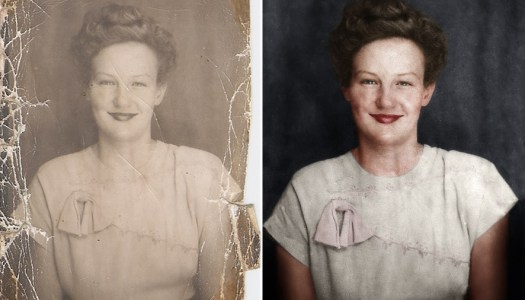
#> input picture IMAGE INPAINTING/IMAGES/portrait2.jpg, 525 x 300 px
$ python TotalVariationFilter.py ../IMAGES/portrait2.jpg   (Python 2 division)   (older library calls are emulated)
#> lines starting #> are read from the running program, lines starting #| are printed output that depends on the picture
import numpy as np
from PIL import Image
from pylab import *
import sys
from scipy.stats import signaltonoise

# [43 lines left out: function _tv_denoise_3d, not called in this run]

def _tv_denoise_2d(im, weight=50, eps=2.e-4, n_iter_max=200):

#> called with weight = 50, eps = 0.0002, n_iter_max = 200
    px = np.zeros_like(im)
    py = np.zeros_like(im)
    gx = np.zeros_like(im)
    gy = np.zeros_like(im)
    d = np.zeros_like(im)
    i = 0
    while i < n_iter_max:
        d = -px -py
        d[1:] += px[:-1]
        d[:, 1:] += py[:, :-1]

        out = im + d
        E = (d**2).sum()
        gx[:-1] = np.diff(out, axis=0)
        gy[:, :-1] = np.diff(out, axis=1)
        norm = np.sqrt(gx**2 + gy**2)
        E += weight * norm.sum()
        norm *= 0.5 / weight
        norm += 1
        px -= 0.25*gx
        px /= norm
        py -= 0.25*gy
        py /= norm
        E /= float(im.size)
        if i == 0:
            E_init = E
            E_previous = E
        else:
            if np.abs(E_previous - E) < eps * E_init:
                break
            else:
                E_previous = E
        i += 1
#> this loop made 54 passes
#> (E, E_init, E_previous) on pass 1: (413.8, 413.8, 413.8)
#> (E, E_previous) on passes 2 to 7: (295.6, 295.6), (267.2, 267.2), (254.7, 254.7), (247.1, 247.1), (242, 242), (238.3, 238.3)
#> pass 1, in _tv_denoise_2d, `px -= 0.25*gx`:
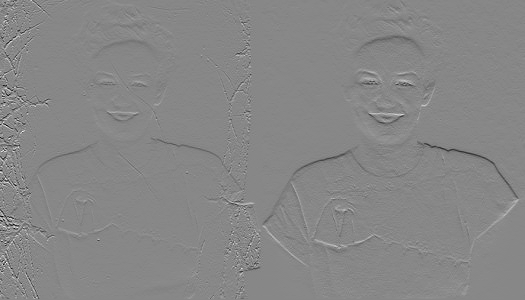
#> px: shape (300, 525) float64; min -39.25, max 34.75, mean 0; drawn with min black and max white
#> after the loop:
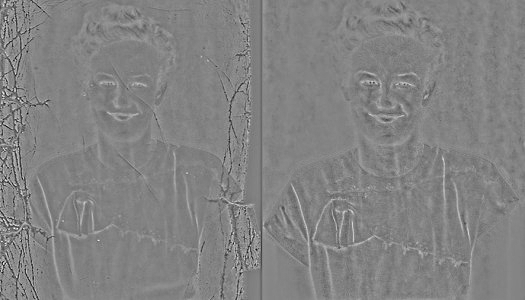
#> d: shape (300, 525) float64; min -84.75, max 80.22, mean 0; drawn with min black and max white
#> after the loop:
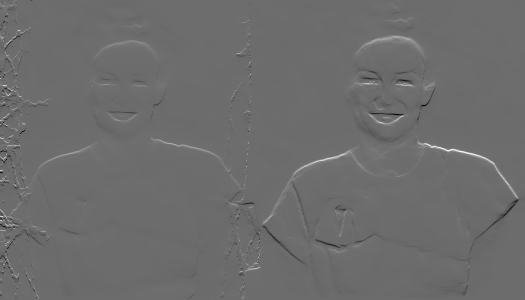
#> gx: shape (300, 525) float64; min -74.08, max 99.25, mean 0.1; drawn with min black and max white
#> after the loop:
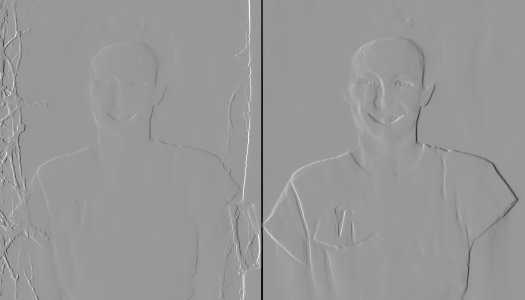
#> gy: shape (300, 525) float64; min -127.5, max 85.86, mean -0.2; drawn with min black and max white
#> after the loop:
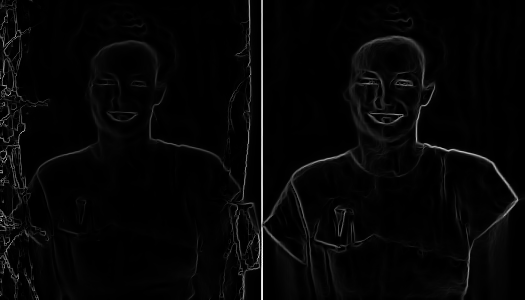
#> norm: shape (300, 525) float64; min 1, max 2.28, mean 1.03; drawn with min black and max white
#> after the loop:
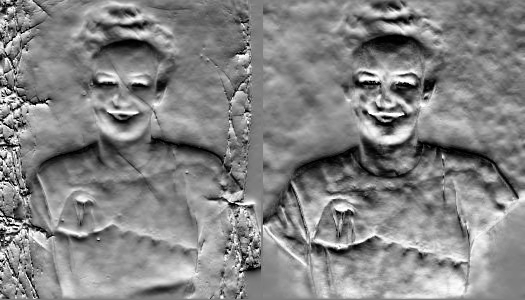
#> px: shape (300, 525) float64; min -25, max 25, mean 1; drawn with min black and max white
#> after the loop:
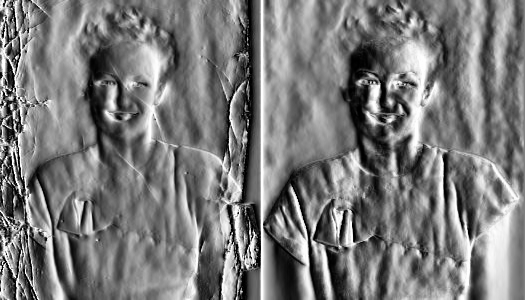
#> py: shape (300, 525) float64; min -25, max 25, mean -0.9; drawn with min black and max white
#> after the loop, i = 53
    return out

def tv_denoise(im, weight=50, eps=2.e-4, n_iter_max=200):

    im_type = im.dtype
    if not im_type.kind == 'f':
        im = im.astype(np.float)

    if im.ndim == 2:
        out = _tv_denoise_2d(im, weight, eps, n_iter_max)
    elif im.ndim == 3:
        out = _tv_denoise_3d(im, weight, eps, n_iter_max)
    else:
        raise ValueError('Only 2-D & 3-D images can be processed...')
    return out

#img = Image.open("./IMAGES/noisy2.jpg")
#img.show()


f=open('snr.txt','w')

img = Image.open(sys.argv[1]).convert('L')
im = array(img)
print "Original Image : ",signaltonoise(im,axis=None)

f.write("SNR value of input image= "+ str(round(signaltonoise(im,axis=None),5))+"\n")

im0 = tv_denoise(im)
print "Total Variation:",signaltonoise(im0,axis=None)
#> (this line was passed over: scipy is not available in this run)

f.write("SNR value of output image= "+ str(round(signaltonoise(im0,axis=None),5))+"\n")
#> (this line was passed over: scipy is not available in this run)

im1 = im0.astype('uint8')
result=Image.fromarray(im1)

result.save("/media/semicolon/SourceCodes/ExploProject/RESULT/TotalVariationFilter.png")

f.close()
